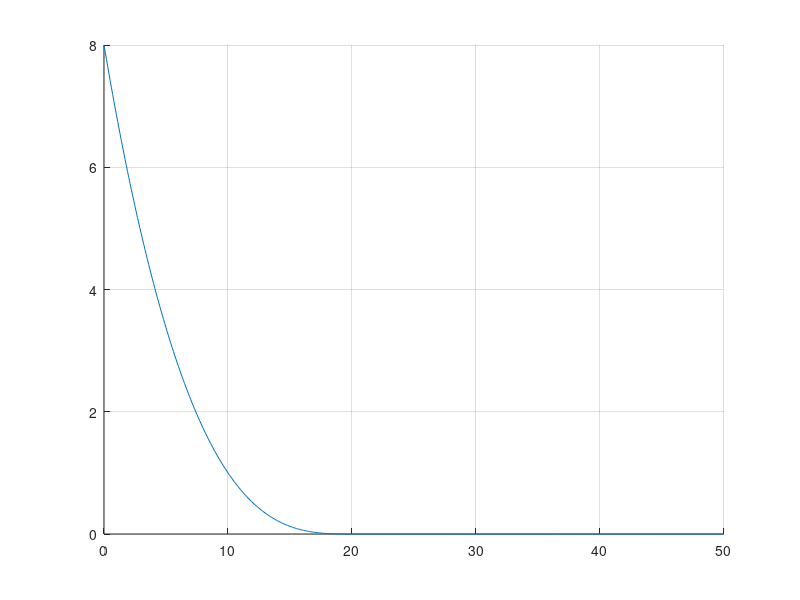

MATLAB code for this plot:
clear;
clc;

h_terr = 10;
d_set = linspace(0,-50,501);
delta_h = 10;
k_h = 10/2;
h_thres = 20;

% h_p = max(1+(d_set+h_terr)/delta_h, 0);

% h_rel = -d_set - h_terr;
% sig_h = 1./(1 + exp(k_h*(h_rel - h_thres)));

sig_h = zeros(length(d_set),1);
sig_h(-d_set < h_terr + delta_h) = (abs(-d_set(-d_set < h_terr + delta_h) - h_terr - delta_h) / delta_h).^3;

figure('color','w'); hold on; grid on;
% plot(-d_set,h_p.^2)
plot(-d_set, sig_h)